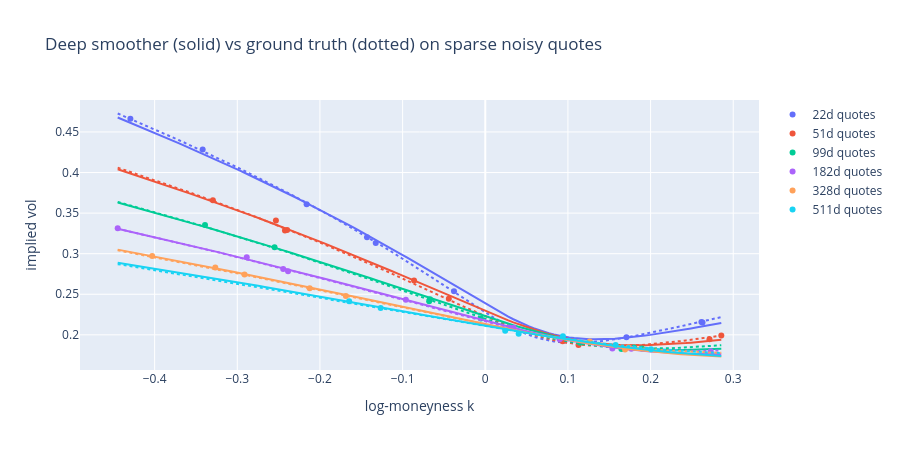

Write notebook code for a chart like this one.
### Code cell
# ---------- final full model (longer run) + reconstructed smiles vs truth ----------
wm_full = make_model(prior, K_SC, T_MID, T_SC)
p_full, _ = train_logged(wm_full, init_mlp([2, *HIDDEN, 1], seed=SEED), kq, tq, wq, wtq,
                         kc, tc, kw, tw, LAMBDA_BFLY, LAMBDA_CAL, EPOCHS_MAIN,
                         n_logs=6, ext_dom=EXT_DOM)
print(f"final full model: RMSE(IV, truth) = {rmse_iv_on_grid(wm_full, p_full, KK, TT, WW)*100:.3f} vol pts")

fig = go.Figure()
palette = ["#636efa", "#ef553b", "#00cc96", "#ab63fa", "#ffa15a", "#19d3f3"]
for t, c in zip(onp.unique(tq), palette):
    kk_ = onp.linspace(kq.min(), kq.max(), 120)
    iv_hat = onp.sqrt(onp.maximum(
        onp.asarray(wm_full(p_full, np.array(kk_), np.array(onp.full_like(kk_, t)))), 1e-12) / t)
    iv_true = onp.sqrt(onp.asarray(ssvi_w_np(kk_, theta_true(t), **TRUE)) / t)
    msk = tq == t
    fig.add_trace(go.Scatter(x=kq[msk], y=onp.sqrt(wq[msk] / t), mode="markers",
                             marker=dict(color=c, size=6), name=f"{t*365:.0f}d quotes"))
    fig.add_trace(go.Scatter(x=kk_, y=iv_hat, line=dict(color=c), showlegend=False))
    fig.add_trace(go.Scatter(x=kk_, y=iv_true, line=dict(color=c, dash="dot"), showlegend=False))
fig.update_layout(width=900, height=450, xaxis_title="log-moneyness k", yaxis_title="implied vol",
                  title="Deep smoother (solid) vs ground truth (dotted) on sparse noisy quotes")
fig.show()
